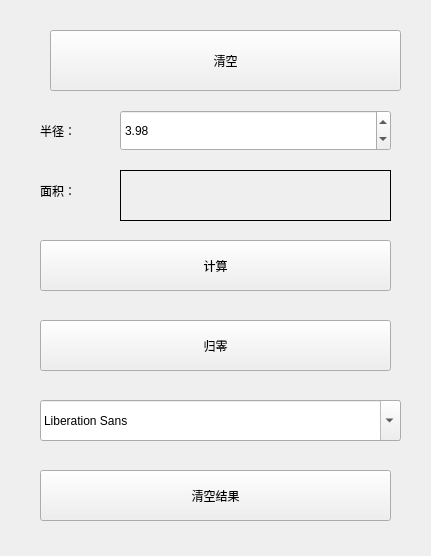
<?xml version="1.0" encoding="UTF-8"?>
<ui version="4.0">
 <class>Widget</class>
 <widget class="QWidget" name="Widget">
  <property name="geometry">
   <rect>
    <x>0</x>
    <y>0</y>
    <width>431</width>
    <height>556</height>
   </rect>
  </property>
  <property name="windowTitle">
   <string>Widget</string>
  </property>
  <widget class="QLabel" name="label">
   <property name="geometry">
    <rect>
     <x>40</x>
     <y>100</y>
     <width>81</width>
     <height>61</height>
    </rect>
   </property>
   <property name="text">
    <string>半径：</string>
   </property>
  </widget>
  <widget class="QDoubleSpinBox" name="radiusDoubleSpinBox">
   <property name="geometry">
    <rect>
     <x>120</x>
     <y>110</y>
     <width>271</width>
     <height>41</height>
    </rect>
   </property>
   <property name="maximum">
    <double>1231321231346546.000000000000000</double>
   </property>
   <property name="value">
    <double>3.980000000000000</double>
   </property>
  </widget>
  <widget class="QLabel" name="label_2">
   <property name="geometry">
    <rect>
     <x>40</x>
     <y>170</y>
     <width>71</width>
     <height>41</height>
    </rect>
   </property>
   <property name="text">
    <string>面积：</string>
   </property>
  </widget>
  <widget class="QLabel" name="areaLabel">
   <property name="geometry">
    <rect>
     <x>120</x>
     <y>170</y>
     <width>271</width>
     <height>51</height>
    </rect>
   </property>
   <property name="frameShape">
    <enum>QFrame::Box</enum>
   </property>
   <property name="text">
    <string/>
   </property>
  </widget>
  <widget class="QPushButton" name="calculateBtn">
   <property name="geometry">
    <rect>
     <x>40</x>
     <y>240</y>
     <width>351</width>
     <height>51</height>
    </rect>
   </property>
   <property name="text">
    <string>计算</string>
   </property>
  </widget>
  <widget class="QPushButton" name="clearBtn">
   <property name="geometry">
    <rect>
     <x>40</x>
     <y>320</y>
     <width>351</width>
     <height>51</height>
    </rect>
   </property>
   <property name="text">
    <string>归零</string>
   </property>
  </widget>
  <widget class="QFontComboBox" name="fontComboBox">
   <property name="geometry">
    <rect>
     <x>40</x>
     <y>400</y>
     <width>361</width>
     <height>41</height>
    </rect>
   </property>
  </widget>
  <widget class="QPushButton" name="clearContentBtn">
   <property name="geometry">
    <rect>
     <x>40</x>
     <y>470</y>
     <width>351</width>
     <height>51</height>
    </rect>
   </property>
   <property name="text">
    <string>清空结果</string>
   </property>
  </widget>
  <widget class="QPushButton" name="clearAllBtn">
   <property name="geometry">
    <rect>
     <x>50</x>
     <y>30</y>
     <width>351</width>
     <height>61</height>
    </rect>
   </property>
   <property name="text">
    <string>清空</string>
   </property>
  </widget>
 </widget>
 <layoutdefault spacing="6" margin="11"/>
 <resources/>
 <connections/>
</ui>
